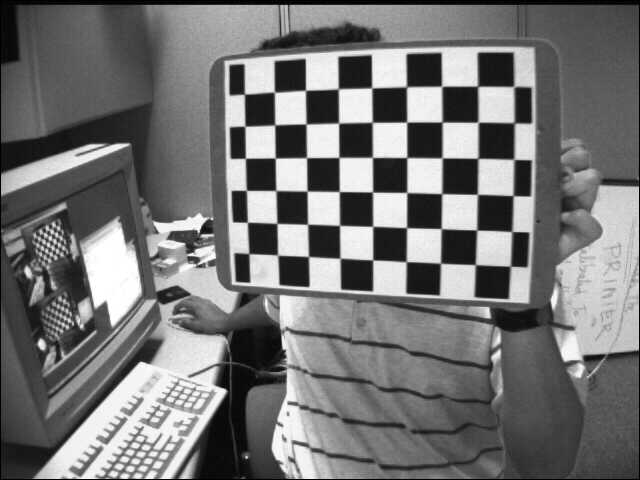
#> input picture left01.jpg, 640 x 480 px; its folder holds 5 pictures in this run
$ python camera_calibration.py   (Python 2 division)
#> lines starting #> are read from the running program, lines starting #| are printed output that depends on the picture; after the words box and inside, x2 and y2 are one past the last pixel; in counts of white or black regions, pixels touching at a corner belong together; long printed decimals are rounded
import numpy as np
import cv2
import glob

# termination criteria
criteria = (cv2.TERM_CRITERIA_EPS + cv2.TERM_CRITERIA_MAX_ITER, 30, 0.001)

# prepare object points, like (0,0,0), (1,0,0), (2,0,0) ....,(6,5,0)
objp = np.zeros((6*7,3), np.float32)
objp[:,:2] = np.mgrid[0:7,0:6].T.reshape(-1,2)

# Arrays to store object points and image points from all the images.
objpoints = [] # 3d point in real world space
imgpoints = [] # 2d points in image plane.

#Grab all jpg images in this directory (currently all sample chess images)
images = glob.glob('*.jpg')

for fname in images:
    img = cv2.imread(fname)
#> img is the input picture: shape (480, 640, 3); min 0, max 255, mean 116.6
    gray = cv2.cvtColor(img,cv2.COLOR_BGR2GRAY)

    # Find the chess board corners
    ret, corners = cv2.findChessboardCorners(gray, (7,6),None)
#> ret = True; corners = 42 rows, first 8: [475.4, 264.8], [440.5, 263.2], [405.9, 261.5], [372.9, 259.9], [340.6, 258.5], [308.7, 256.4], [277.6, 255.1], [476.7, 230.1]

    # If found, add object points, image points (after refining them)
    if ret == True:
        objpoints.append(objp)

        cv2.cornerSubPix(gray,corners,(11,11),(-1,-1),criteria)
        imgpoints.append(corners)

        #Melanie note: corners is output of findChessboardCorners
        # Draw and display the corners
        cv2.drawChessboardCorners(img, (7,6), corners,ret)
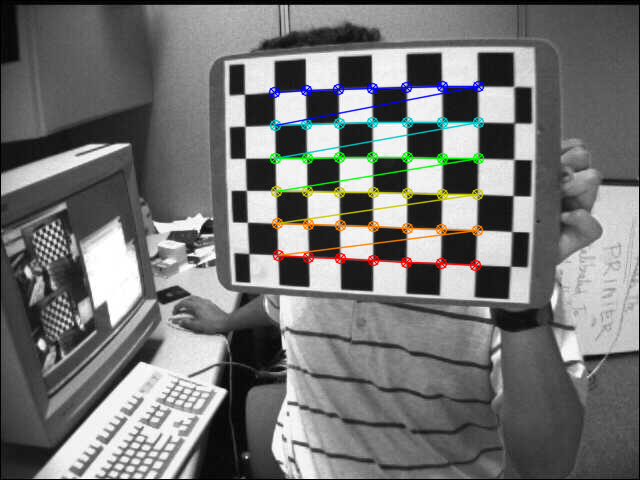
#> img: shape (480, 640, 3); 3.22% of pixels changed, all inside (x1, y1, x2, y2) = (268, 80, 485, 272)
        cv2.imshow('img',img)
        cv2.waitKey(500)

        #cv2 calibration: creturns camera matrix, distortion coefficients, rotation and translation vectors
        #Melanie note: this is what we need (mtx, dist)
        ret, mtx, dist, rvecs, tvecs = cv2.calibrateCamera(objpoints, imgpoints, gray.shape[::-1],None,None)
#> ret = 0.146; mtx = [[841.1, 0, 299.8], [0, 795.4, 311.1], [0, 0, 1]]; dist = [[-0.744, 1.23, -0.063, 0.0252, -4.97]]; rvecs = ([-0.679, 0.378, -3.01],); tvecs = ([4.77, -1.27, 22.63],)

        #Melanie note:  application of using camera matrix and distortion coefficents: undistortion, re-projection error
        #Undistortion (example on left12 image)
        #0.  (preprocessing) Use getOptimalNewCameraMatrix
        #If alpha=1, all pixels are retained with some extra black images.
        #It also returns an image ROI which can be used to crop the result.
        img = cv2.imread('left12.jpg')
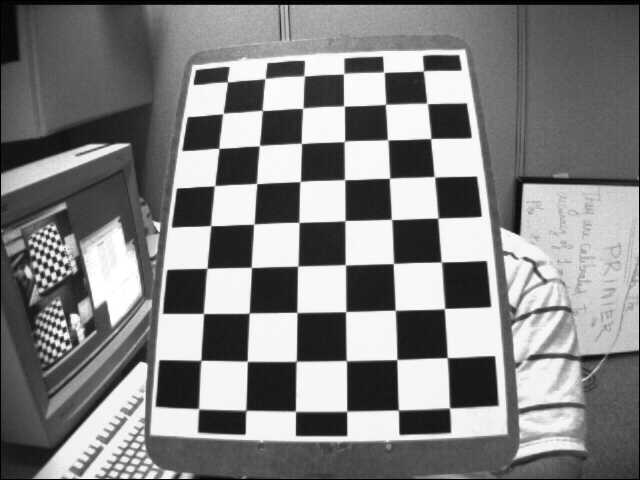
#> input picture left12.jpg, 640 x 480 px
#> img is the input picture: shape (480, 640, 3); min 0, max 255, mean 129.5
        h,  w = img.shape[:2]
#> h = 480; w = 640
        newcameramtx, roi=cv2.getOptimalNewCameraMatrix(mtx,dist,(w,h),1,(w,h))
#> newcameramtx = [[472.5, 0, 227.3], [0, 362.1, 382.8], [0, 0, 1]]; roi = (59, 241, 359, 218)

        #Method 1.  cv2.undistort()
        #Melanie note:  there is also the remapping method, but the output is the same and this is less hairy
        # undistort
        dst = cv2.undistort(img, mtx, dist, None, newcameramtx)
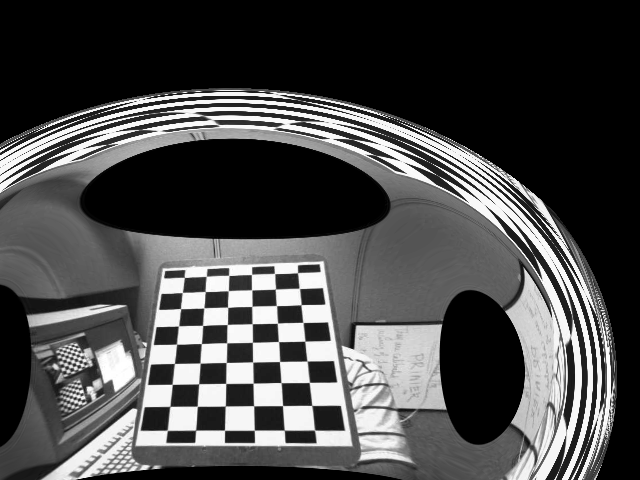
#> dst: shape (480, 640, 3); min 0, max 255, mean 73.5

        # crop the image (uses roi)
        x,y,w,h = roi
#> x = 59; y = 241; w = 359; h = 218
        dst = dst[y:y+h, x:x+w]
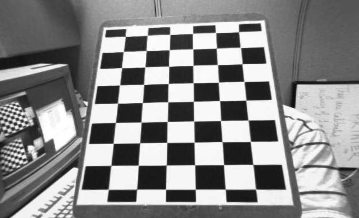
#> dst: shape (218, 359, 3); min 10, max 255, mean 136.8
        cv2.imwrite('calibresult.png',dst)

        #Re-projection error:
        mean_error = 0
        for i in xrange(len(objpoints)):
            imgpoints2, _ = cv2.projectPoints(objpoints[i], rvecs[i], tvecs[i], mtx, dist)
            error = cv2.norm(imgpoints[i],imgpoints2, cv2.NORM_L2)/len(imgpoints2)
            mean_error += error
#> this loop made 1 pass
#> (error, mean_error) on pass 1: (0.0226, 0.0226)
#> after the loop, mean_error = 0.0226

        #Melanie note:  goal is for this to be as close to 0 as possible
        print "total error: ", mean_error/len(objpoints)
#| total error:  0.02255
#> pass 2 of the loop `for fname in images:`:
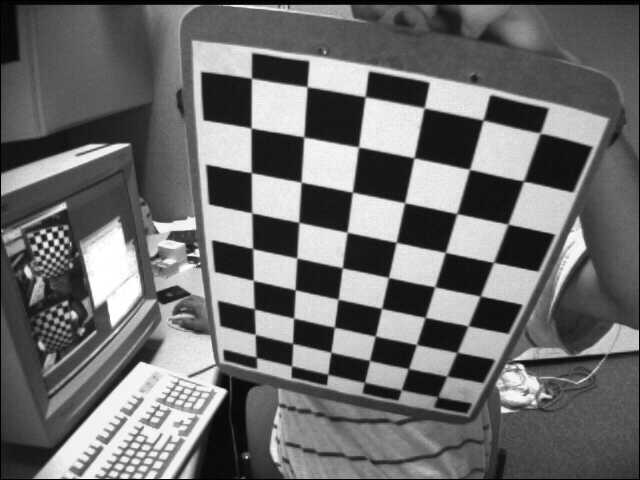
#> input picture left02.jpg, 640 x 480 px
#> img is the input picture: shape (480, 640, 3); min 0, max 255, mean 109
#> `ret, corners = cv2.findChessboardCorners(gray, (7,6),None)`: ret = True; corners = 42 rows, first 8: [254.7, 308.6], [253.5, 280.5], [252.6, 248.4], [252.4, 213.8], [251.5, 172.4], [251.8, 128.6], [251.5, 77.99], [293.3, 318]
#> `cv2.drawChessboardCorners(img, (7,6), corners,ret)`:
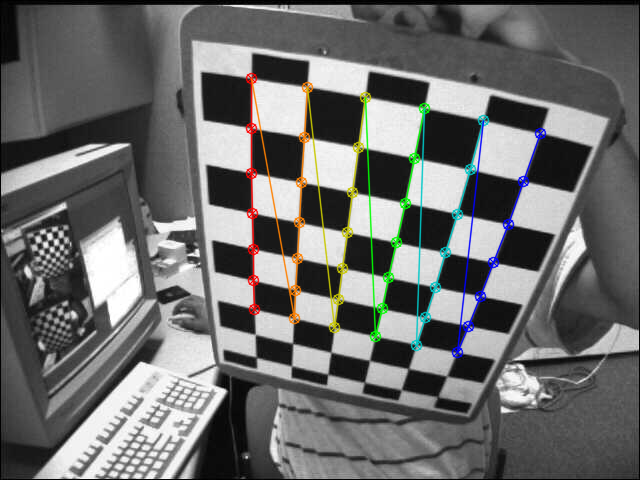
#> img: shape (480, 640, 3); 3.62% of pixels changed, all inside (x1, y1, x2, y2) = (245, 72, 547, 359)
#> `ret, mtx, dist, rvecs, tvecs = cv2.calibrateCamera(objpoints, imgpoint..`: ret = 0.138; mtx = [[532.3, 0, 339.9], [0, 533.2, 230], [0, 0, 1]]; dist = [[-0.275, -0.116, 0.00197, -0.000281, 0.698]]; rvecs = ([-0.432, 0.25, -3.09], [0.411, 0.656, -1.34]); tvecs = ([3.85, 0.983, 14.82], [-2.08, 1.91, 12.78])
#> newcameramtx = [[488.2, 0, 339], [0, 488.5, 231], [0, 0, 1]]; roi = (17, 10, 612, 456)
#> `x,y,w,h = roi`: x = 17; y = 10; w = 612; h = 456
#> `dst = dst[y:y+h, x:x+w]`:
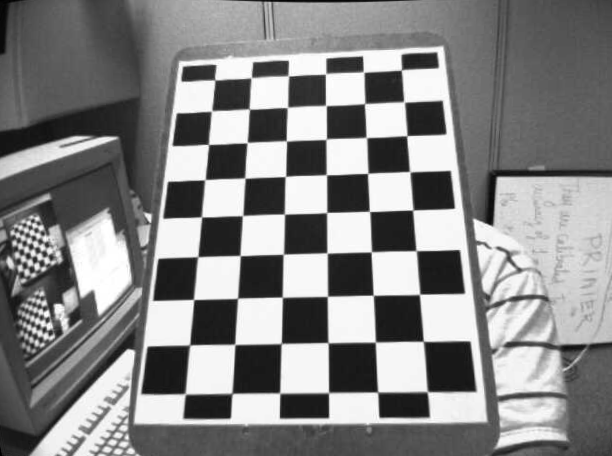
#> dst: shape (456, 612, 3); min 0, max 255, mean 133.6
#> the loop `for i in xrange(len(objpoints)):` made 2 passes
#> (error, mean_error) on passes 1 to 2: (0.0244, 0.0244), (0.0175, 0.0419)
#> after the loop `for i in xrange(len(objpoints)):`: mean_error = 0.0419
#| total error:  0.02097
#> pass 3 of the loop `for fname in images:`:
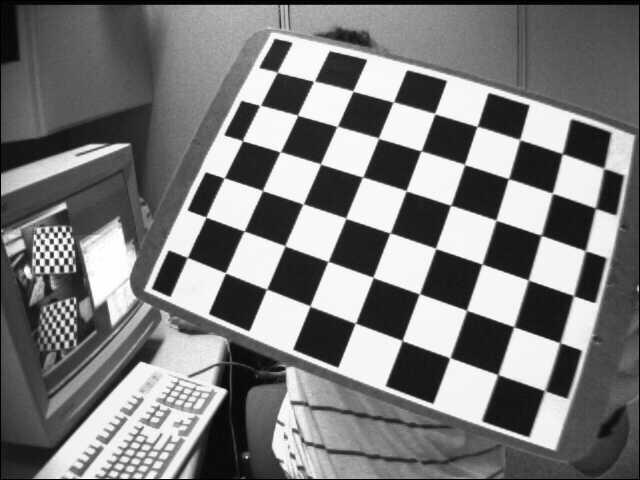
#> input picture left03.jpg, 640 x 480 px
#> img is the input picture: shape (480, 640, 3); min 0, max 255, mean 122.9
#> `ret, corners = cv2.findChessboardCorners(gray, (7,6),None)`: ret = True; corners = 42 rows, first 8: [496.9, 373.9], [449, 358.7], [402.3, 339.6], [354.4, 323.5], [309.4, 305.4], [267.7, 289.2], [225.3, 272.5], [513, 326.7]
#> `cv2.drawChessboardCorners(img, (7,6), corners,ret)`:
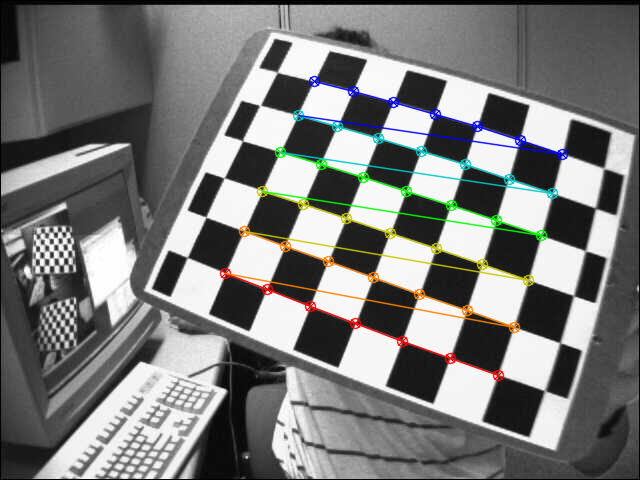
#> img: shape (480, 640, 3); 3.99% of pixels changed, all inside (x1, y1, x2, y2) = (219, 75, 569, 382)
#> `ret, mtx, dist, rvecs, tvecs = cv2.calibrateCamera(objpoints, imgpoint..`: ret = 0.136; mtx = [[534.7, 0, 338], [0, 535.2, 233.2], [0, 0, 1]]; dist = [[-0.299, 0.156, 0.00162, -0.000594, -0.0417]]; rvecs = ([-0.439, 0.256, -3.09], [0.413, 0.663, -1.34], [-0.274, -0.394, -2.75]); tvecs = ([3.9, 0.893, 14.86], [-2.04, 1.84, 12.84], [3.1, 2.74, 9.89])
#> newcameramtx = [[449.6, 0, 341.1], [0, 445.7, 234], [0, 0, 1]]; roi = (20, 27, 601, 425)
#> `x,y,w,h = roi`: x = 20; y = 27; w = 601; h = 425
#> `dst = dst[y:y+h, x:x+w]`:
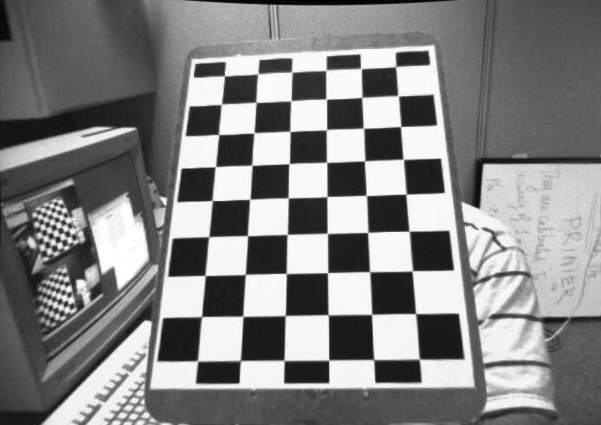
#> dst: shape (425, 601, 3); min 0, max 255, mean 130.5
#> the loop `for i in xrange(len(objpoints)):` made 3 passes
#> (error, mean_error) on passes 1 to 3: (0.0245, 0.0245), (0.0187, 0.0432), (0.0193, 0.0625)
#> after the loop `for i in xrange(len(objpoints)):`: mean_error = 0.0625
#| total error:  0.02082
#> the loop made 5 passes; the first 3 are shown

cv2.destroyAllWindows()
